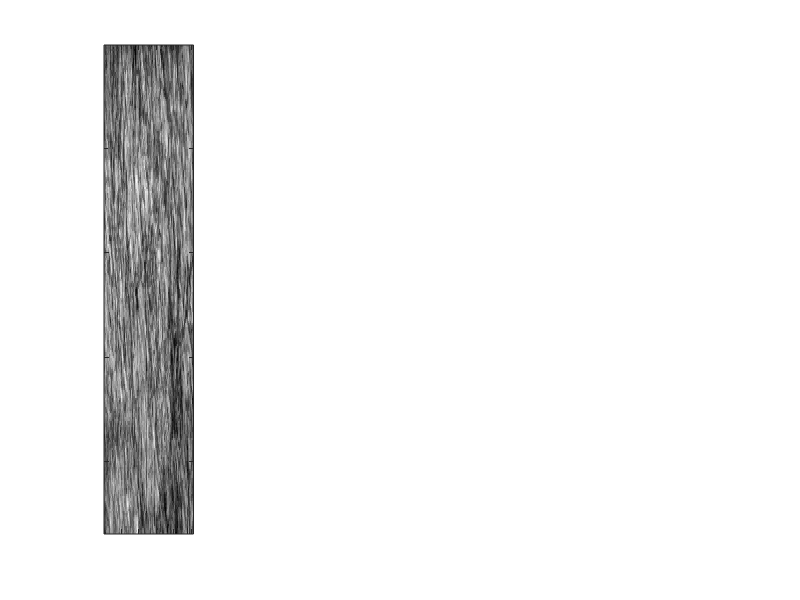

The MATLAB script that drew this image: (Note: this script raises an error after producing the figure.)
myst_imgs = load("mystery_images.mat").mystery_images;
myst_imgs = myst_imgs(1:5);

figure('Position', [10 10 1200 200])
colormap('gray');
idx=1;
for img = myst_imgs
    subplot(1,5,idx);
    im = imagesc(img{:});
    set(gca,'xticklabel',[]);
    set(gca,'yticklabel',[]);
    title(sprintf('%s',string(idx)));
    idx = idx+1;
end
saveas(gcf,'mystery_images_1b.png');

% FASTICA(mixedsig) estimates the independent components from given
% multidimensional signals. Each row of matrix mixedsig is one
% observed signal.  FASTICA uses Hyvarinen's fixed-point algorithm,
% see http://www.cis.hut.fi/projects/ica/fastica/. Output from the
% function depends on the number output arguments:

mixedsig = zeros(numel(myst_imgs),numel(myst_imgs{1}));

idx=1;
for img = myst_imgs
    mixedsig(idx,:) = img{:}(:);
    idx = idx+1;
end

% [icasig, A, W] = FASTICA (mixedsig); the rows of icasig contain the
% estimated independent components, estimated separating
% matrix W and the corresponding mixing matrix A.

[dim1, dim2] = size(myst_imgs{1});
numruns=3;

ica_imgs = zeros(numruns, numel(myst_imgs), dim1*dim2);
figure
for j = 1:numruns

    [icasig, A, W] = fastica(mixedsig);
    ica_imgs(j,:,:) = icasig;
end

figure
colormap('gray');

jdx=1;
for ica_run_idx = 1:size(ica_imgs,1)
    ica_run = squeeze(ica_imgs(ica_run_idx,:,:));
    idx=1;
    for ica_im = ica_run.'
        subplot(numruns, size(icasig,1), jdx);
        im = imagesc(reshape(ica_im, dim1, dim2));
        set(gca,'xticklabel',[]);
        set(gca,'yticklabel',[]);
        title(sprintf('ICA source %s',string(idx)));
        idx = idx+1;
        jdx = jdx+1;
    end
end

saveas(gcf,'ica_1b.png');

